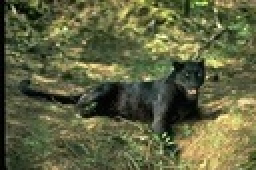
%> input picture Normalized_cut/Ncut_9/jpg_images/1.jpg, 128 x 85 px, shrunk from 240 x 160 before the run (shown 2 times larger)
$ octave --eval "result = build_graph_singleLevel_2('../Normalized_cut/Ncut_9/jpg_images/1.jpg');"   (GNU Octave 9; MATLAB toolbox functions it lacks are replaced by stand-ins)
%> lines starting %> are read from the running program, lines starting %| are printed output that depends on the picture; in (x1, y1, x2, y2) boxes, pixels count from 0 and x2, y2 are one past the last pixel; in counts of white or black regions, pixels touching at a corner belong together; the program's own positions count from 1
%% This is to create a graph for a segmented image at a particular level


function [A,neighborPoints,boundryPoints]=build_graph_singleLevel_2(imageName)
%> called with imageName = '../Normalized_cut/Ncut_9/jpg_images/1.jpg'
    %segmented image
    image=(imread(imageName));
%> image is the input picture: size 85x128x3 uint8; mean R, G, B 96.4, 99.5, 64.8
    [r c]=size(image);
%> r = 85; c = 384


    %number of nodes in graph or regions in the image
    N_nodes=size(unique(image),1);
%> N_nodes = 253

    %This is to make image have values from 0 to (N_node-1)
    temp=unique(image);
%> temp = 253 values from 0 to 255
    for count=1:N_nodes
       image(image==temp(count))=count-1;
    end
%> image: size 85x128x3 uint8; 0.16% of pixels changed, all inside (x1, y1, x2, y2) = (32, 1, 122, 83)

    %A is the adjacency matrix
    A=zeros(N_nodes,N_nodes);
%> A: size 253x253 double; every value is 0

    boundryPoints=cell(N_nodes);
%> boundryPoints = 64009 items

    [FX,FY]=gradient(double(image));
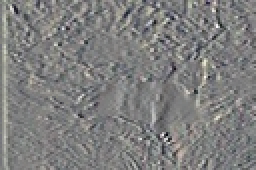
%> FX: size 85x128x3 double (shown 2 times larger); mean R, G, B 0.8, 0.8, 0.5; drawn with min black and max white
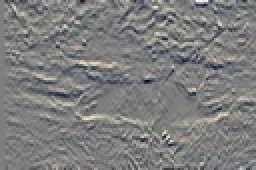
%> FY: size 85x128x3 double (shown 2 times larger); mean R, G, B 0, 0, 0.1; drawn with min black and max white
    newImage=sqrt(FX.*FX+FY.*FY);
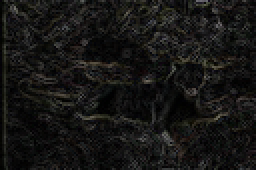
%> newImage: size 85x128x3 double (shown 2 times larger); mean R, G, B 22.6, 22.1, 20.8
    newImage(newImage>0)=255;
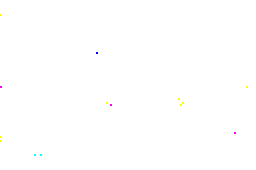
%> newImage: size 85x128x3 double (shown 2 times larger); mean R, G, B 254.9, 254.9, 254.8
    [locX,locY]=find(newImage~=0);
%> locX = 32625 values from 1 to 85; locY = 32625 values from 1 to 384


    dist=1;
    for i=1:size(locX,1)

        if locX(i)+dist<=r && locX(i)-dist>=1
            check1=image(locX(i)+dist,locY(i));
            check2=image(locX(i)-dist,locY(i));
            if check1 ~= check2
               A(check1+1,check2+1)=1;
               A(check2+1,check1+1)=1;

                   if size(boundryPoints{check1+1,check2+1},1)==0
                       boundryPoints{check1+1,check2+1}=[locX(i) locY(i)];%i;
                       boundryPoints{check2+1,check1+1}=[locX(i) locY(i)];%i;
                   else
                       boundryPoints{check1+1,check2+1}=[boundryPoints{check1+1,check2+1};[locX(i) locY(i)]];%i];
                       boundryPoints{check2+1,check1+1}=[boundryPoints{check2+1,check1+1};[locX(i) locY(i)]];%i];
                   end

            end
        end


        if locY(i)+dist<=c && locY(i)-dist>=1
            check1=image(locX(i),locY(i)+dist);
            check2=image(locX(i),locY(i)-dist);

            if check1 ~= check2
               A(check1+1,check2+1)=1;
               A(check2+1,check1+1)=1;

               if size(boundryPoints{check1+1,check2+1},1)==0
                   boundryPoints{check1+1,check2+1}=[locX(i) locY(i)];%i;
                   boundryPoints{check2+1,check1+1}=[locX(i) locY(i)];%i;
               else
                   boundryPoints{check1+1,check2+1}=[boundryPoints{check1+1,check2+1};[locX(i) locY(i)]];%i];
                   boundryPoints{check2+1,check1+1}=[boundryPoints{check2+1,check1+1};[locX(i) locY(i)]];%i];
               end
            end
        end

    end
%> this loop made 32625 passes
%> (check1, check2) on passes 2 to 13: (7, 10), (6, 5), (2, 7), (5, 6), (0, 2), (7, 5), (2, 0), (9, 7), (7, 2), (3, 9), (8, 7), (4, 3)
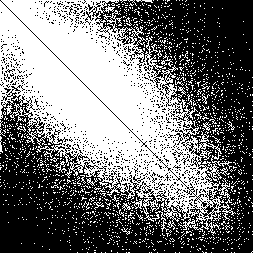
%> A: size 253x253 double; values 0 (black) and 1 (white), 46.3% white; 1476 white regions (1458 under 20 px), largest, box (x1, y1, x2, y2) and area: (0, 0, 236, 236) 26108, (161, 52, 173, 67) 51, (52, 161, 67, 173) 51
%> after the loop, check1 = 66; check2 = 32

    %This is to remove the repeated locations
    for i=1:N_nodes
        for j=i+1:N_nodes
            boundryPoints{i,j}=unique(boundryPoints{i,j},'rows');
            boundryPoints{j,i}=unique(boundryPoints{j,i},'rows');
        end
    end


  %% This is to get the neighborhood region
  neighborPoints=cell(N_nodes);
%> neighborPoints = 64009 items
   for i=1:N_nodes
        for j=i+1:N_nodes
            temp=boundryPoints{i,j};
            if size(temp,1)~=0
            index=sub2ind(size(image),temp(:,1),temp(:,2));

            indexN=[index-5;index-4;index-3;index-2;index-1;index;index+1;...
                index+2;index+3;index+4;index+5;...
                index-5*r-5;index-5*r-4;index-5*r-3;index-5*r-2;index-5*r-1;...
                index-5*r;index-5*r+1;index-5*r+2;index-5*r+3;index-5*r+4;...
                index-5*r+5;...
                index-4*r-5;index-4*r-4;index-4*r-3;index-4*r-2;index-4*r-1;...
                index-4*r;index-4*r+1;index-4*r+2;index-4*r+3;index-4*r+4;...
                index-4*r+5;...
                index-3*r-5;index-3*r-4;index-3*r-3;index-3*r-2;index-3*r-1;...
                index-3*r;index-3*r+1;index-3*r+2;index-3*r+3;index-3*r+4;...
                index-3*r+5;...
                index-2*r-5;index-2*r-4;index-2*r-3;index-2*r-2;index-2*r-1;...
                index-2*r;index-2*r+1;index-2*r+2;index-2*r+3;index-2*r+4;...
                index-2*r+5;...
                index-r-5;index-r-4;index-r-3;index-r-2;index-r-1;...
                index-r;index-r+1;index-r+2;index-r+3;index-r+4;index-r+5;...
                index+r-5;index+r-4;index+r-3;index+r-2;index+r-1;...
                index+r;index+r+1;index+r+2;index+r+3;index+r+4;index+r+5;...
                index+2*r-5;index+2*r-4;index+2*r-3;index+2*r-2;index+2*r-1;...
                index+2*r;index+2*r+1;index+2*r+2;index+2*r+3;index+2*r+4;...
                index+2*r+5;...
                index+3*r-5;index+3*r-4;index+3*r-3;index+3*r-2;index+3*r-1;...
                index+3*r;index+3*r+1;index+3*r+2;index+3*r+3;index+3*r+4;...
                index+3*r+5;...
                index+4*r-5;index+4*r-4;index+4*r-3;index+4*r-2;index+4*r-1;...
                index+4*r;index+4*r+1;index+4*r+2;index+4*r+3;index+4*r+4;...
                index+4*r+5;...
                index+5*r-5;index+5*r-4;index+5*r-3;index+5*r-2;index+5*r-1;...
                index+5*r;index+5*r+1;index+5*r+2;index+5*r+3;index+5*r+4;...
                index+5*r+5];


            indexN=max(indexN,1);
            indexN=min(indexN,r*c);

            [rN,cN]=ind2sub(size(image),indexN);
            neighborPoints{i,j}(:,1)=rN;
            neighborPoints{i,j}(:,2)=cN;
            neighborPoints{i,j}(:,3)=i;
            neighborPoints{i,j}(:,4)=j;

            neighborPoints{j,i}(:,1)=rN;
            neighborPoints{j,i}(:,2)=cN;
            neighborPoints{j,i}(:,3)=i;
            neighborPoints{j,i}(:,4)=j;
            end

        end
   end
%> after the loop, cN = 121 values, max 118 at index 111, min 108 at index 12, mean 113; index = 9579; indexN = 121 values, max 10009 at index 121, min 9149 at index 12, mean 9579; rN = 121 values, max 64 at index 11, min 54 at index 1, mean 59
   for i=1:N_nodes
        for j=i+1:N_nodes
            neighborPoints{i,j}=unique(neighborPoints{i,j},'rows');
            neighborPoints{j,i}=unique(neighborPoints{j,i},'rows');
        end
    end


end
